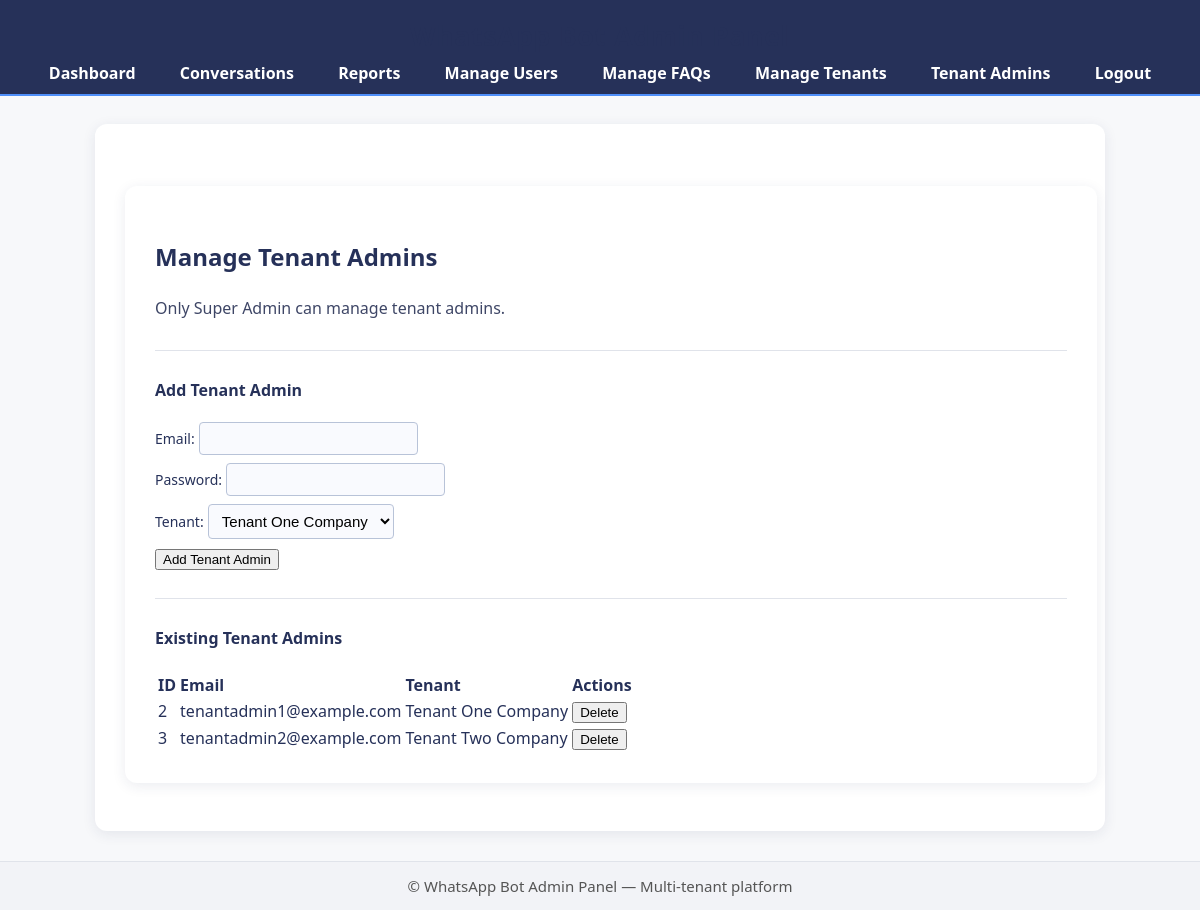
Screenshot of /manage_client_admins (signed in) with the database file from the repository.
### tables this page shows
CREATE TABLE users (
                    id INTEGER PRIMARY KEY AUTOINCREMENT,
                    uid TEXT UNIQUE, -- Firebase User ID (optional)
                    email TEXT UNIQUE NOT NULL,
                    password_hash TEXT, -- For local authentication
                    role TEXT NOT NULL, -- admin or client
                    tenant_id TEXT, -- The ID of the tenant this user belongs to
                    FOREIGN KEY (tenant_id) REFERENCES tenants(tenant_id)
                );

CREATE TABLE tenants (
                    tenant_id TEXT PRIMARY KEY,
                    tenant_name TEXT NOT NULL,
                    whatsapp_phone_number_id TEXT NOT NULL, -- Ensure this is unique
                    whatsapp_api_token TEXT NOT NULL,
                    ai_system_instruction TEXT,
                    ai_model_name TEXT
                );

### admin_routes.py (the view, shortened to what this page needs)
@admin_bp.route('/manage_client_admins', methods=['GET', 'POST'])
@login_required
@role_required(['super_admin'])
def manage_client_admins():
    from db import users_crud, tenants_crud
    tenants = tenants_crud.get_all_tenants()
    admins = users_crud.get_users_by_role('admin')  # Only tenant admins
    return render_template('manage_client_admins.html', admins=admins, tenants=tenants)

### app.py (called while the page is built)
@app.context_processor
def inject_firebase_config():
    return {
        'FIREBASE_API_KEY': FIREBASE_API_KEY,
        'FIREBASE_AUTH_DOMAIN': FIREBASE_AUTH_DOMAIN,
        'FIREBASE_PROJECT_ID': FIREBASE_PROJECT_ID,
        'FIREBASE_STORAGE_BUCKET': FIREBASE_STORAGE_BUCKET,
        'FIREBASE_MESSAGING_SENDER_ID': FIREBASE_MESSAGING_SENDER_ID,
        'FIREBASE_APP_ID': FIREBASE_APP_ID,
        'FIREBASE_ENABLED': FIREBASE_ENABLED  # <-- Make available in all templates
    }

### auth.py (called while the page is built)
def load_user(uid):
    logger.debug(f"[LOGIN_DEBUG] load_user called with uid={uid}")
    if uid:
        user_data = get_user_by_uid(uid)
        logger.debug(f"[LOGIN_DEBUG] user_data loaded: {user_data}")
        if user_data:
            return User(user_data['uid'], user_data['email'], user_data['role'], user_data['tenant_id'])
        else:
            logger.warning(f"[LOGIN_DEBUG] No user found in DB with uid={uid}")
    else:
        logger.warning("[LOGIN_DEBUG] load_user called with None uid")
    return None

### db/db_connection.py (called while the page is built)
def get_db_connection():
    conn = None
    try:
        conn = sqlite3.connect(DATABASE_NAME)
        conn.row_factory = sqlite3.Row  # This allows access to columns by name
        conn.execute("PRAGMA foreign_keys = ON;")
        logger.debug(f"Successfully connected to database: {DATABASE_NAME}")
    except sqlite3.Error as e:
        logger.critical(f"Error connecting to database {DATABASE_NAME}: {e}")
        raise  # Re-raise the exception for the calling code to handle
    return conn

### db/tenants_crud.py (called while the page is built)
def get_all_tenants():
    try:
        conn = get_db_connection()
        cursor = conn.cursor()
        cursor.execute("SELECT * FROM tenants")
        rows = cursor.fetchall()
        return [dict(row) for row in rows]
    except sqlite3.Error as e:
        logger.error(f"Error fetching tenants: {e}", exc_info=True)
        return []
    finally:
        conn.close()

### db/users_crud.py (called while the page is built)
def get_user_by_uid(uid):
    conn = get_db_connection()
    try:
        cursor = conn.cursor()
        cursor.execute("SELECT * FROM users WHERE uid = ?", (uid,))
        row = cursor.fetchone()
        return dict(row) if row else None
    except sqlite3.Error as e:
        logger.error(f"Error fetching user by UID: {e}", exc_info=True)
        return None
    finally:
        conn.close()

### templates/manage_client_admins.html (shortened to what this page needs)
{% extends "base.html" %}
{% block body_content %}
<div class="container mt-4">
    <h2>Manage Tenant Admins</h2>
    <p class="text-muted">Only Super Admin can manage tenant admins.</p>
    <hr>
    <h4>Add Tenant Admin</h4>
    <form method="POST" action="{{ url_for('admin_routes.manage_client_admins') }}" class="mb-4">
        <div class="mb-3">
            <label>Email:</label>
            <input type="email" name="email" class="form-control" required>
        </div>
        <div class="mb-3">
            <label>Password:</label>
            <input type="password" name="password" class="form-control" required>
        </div>
        <div class="mb-3">
            <label>Tenant:</label>
            <select name="tenant_id" class="form-select" required>
                {% for tenant in tenants %}
                <option value="{{ tenant['tenant_id'] }}">{{ tenant['tenant_name'] }}</option>
                {% endfor %}
            </select>
        </div>
        <button type="submit" class="btn btn-primary">Add Tenant Admin</button>
    </form>
    <hr>
    <h4>Existing Tenant Admins</h4>
    <table class="table table-bordered table-hover align-middle">
        <thead class="table-dark">
            <tr>
                <th>ID</th>
                <th>Email</th>
                <th>Tenant</th>
                <th style="width: 30%">Actions</th>
            </tr>
        </thead>
        <tbody>
            {% if admins %}
                {% for admin in admins %}
                <tr>
                    <td>{{ admin['id'] }}</td>
                    <td>{{ admin['email'] }}</td>
                    <td>
                        {% for tenant in tenants %}
                            {% if tenant['tenant_id'] == admin['tenant_id'] %}
                                {{ tenant['tenant_name'] }}
                            {% endif %}
                        {% endfor %}
                    </td>
                    <td>
                        <form method="POST" action="{{ url_for('admin_routes.manage_client_admins') }}" class="d-inline-block">
                            <button type="submit" class="btn btn-danger btn-sm" onclick="return confirm('Are you sure you want to delete this tenant admin?');">Delete</button>
                        </form>
                    </td>
                </tr>
                {% endfor %}
            {% else %}
                <tr>
                    <td colspan="4" class="text-center text-muted">No tenant admins found.</td>
                </tr>
            {% endif %}
        </tbody>
    </table>
</div>
{% endblock %}

### static/css/main.css (style rules this page uses)
body { font-family: 'Segoe UI', Arial, sans-serif; background-color: #f7f8fa; color: #263159; margin: 0; padding: 0; }
.container { background-color: #fff; margin: 28px auto 18px auto; padding: 34px 30px 30px 30px; border-radius: 12px; box-shadow: 0 3px 14px rgba(38,49,89, 0.09); max-width: 950px; width: 96%; text-align: left; }
h1, h2, h3 { color: #263159; margin-bottom: 22px; }
p { line-height: 1.7; margin-bottom: 15px; color: #3e4666; }
input, select, textarea { border: 1px solid #b8c3d8; border-radius: 4px; padding: 7px 9px; font-size: 15px; margin-bottom: 8px; background: #f9fafe; }
label { color: #263159; font-size: 14px; margin-bottom: 3px; }
hr { border: none; border-top: 1px solid #e0e3ea; margin: 28px 0; }

### rows the page displays
users: id "2", email "tenantadmin1@example.com"
tenants: tenant_name "Tenant One Company"
users: id "3", email "tenantadmin2@example.com"
tenants: tenant_name "Tenant Two Company"

### other values shown
form field tenant_id "Tenant One Company"
